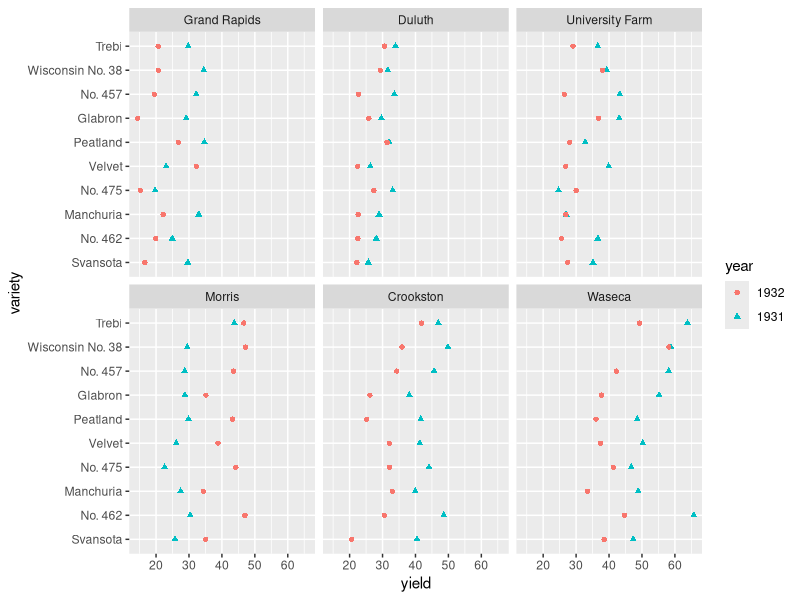
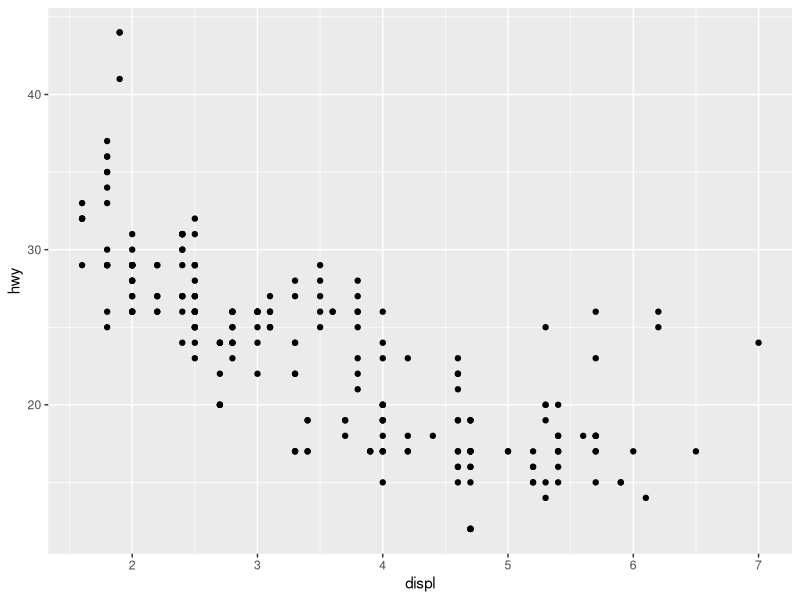
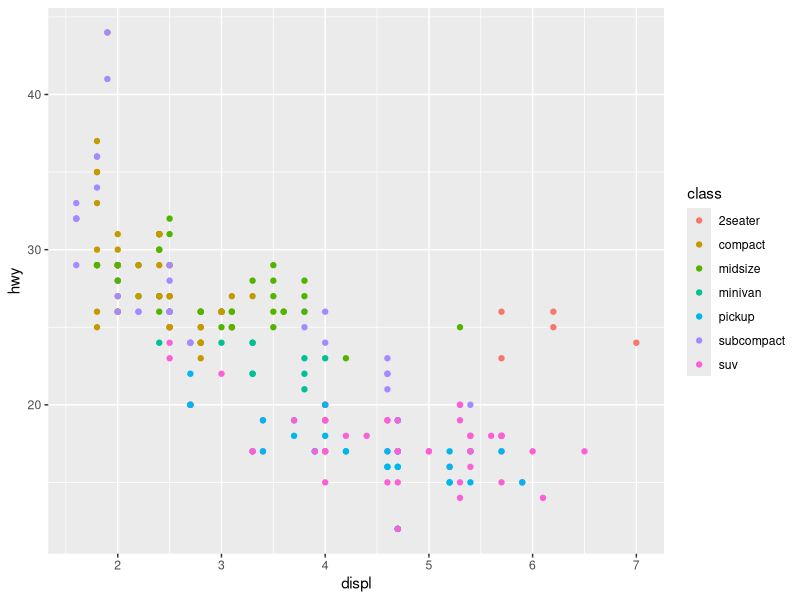
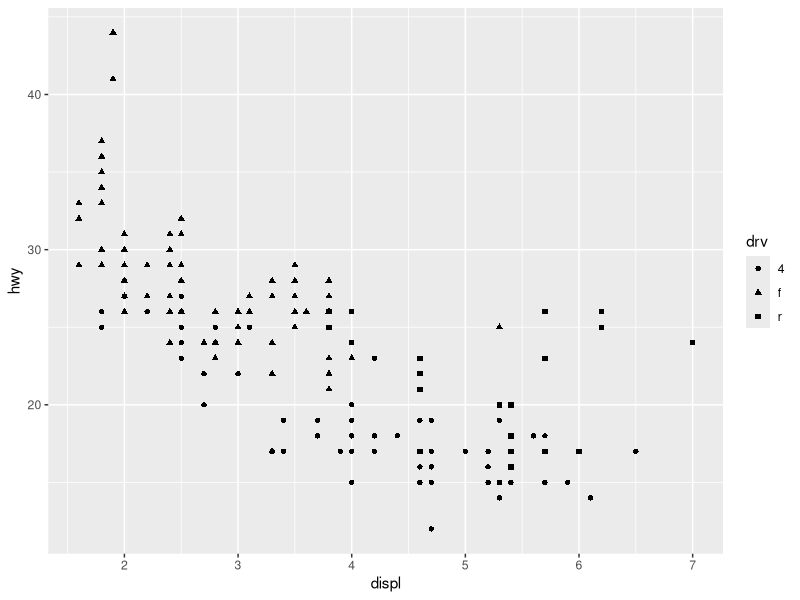
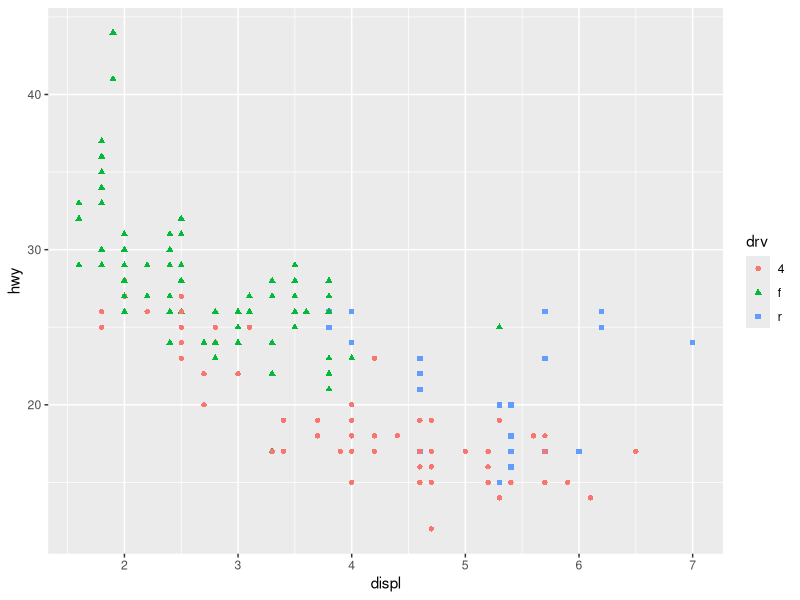
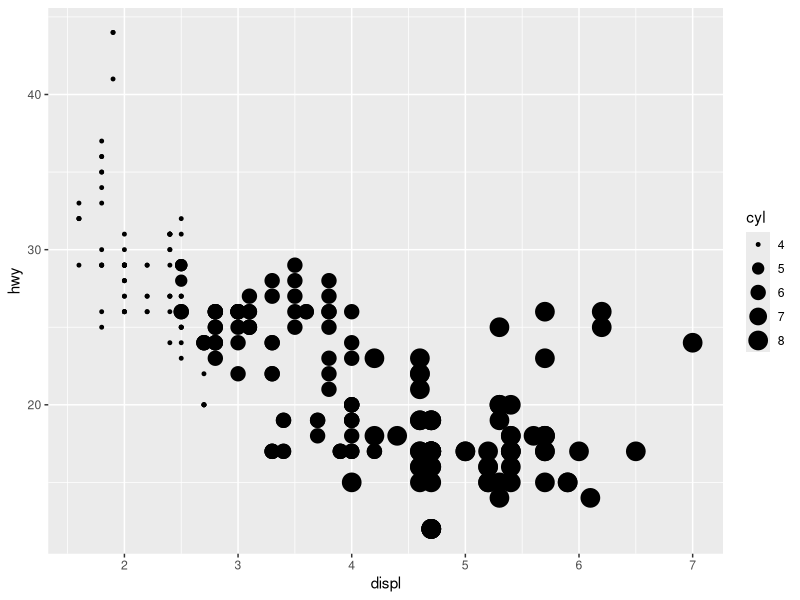
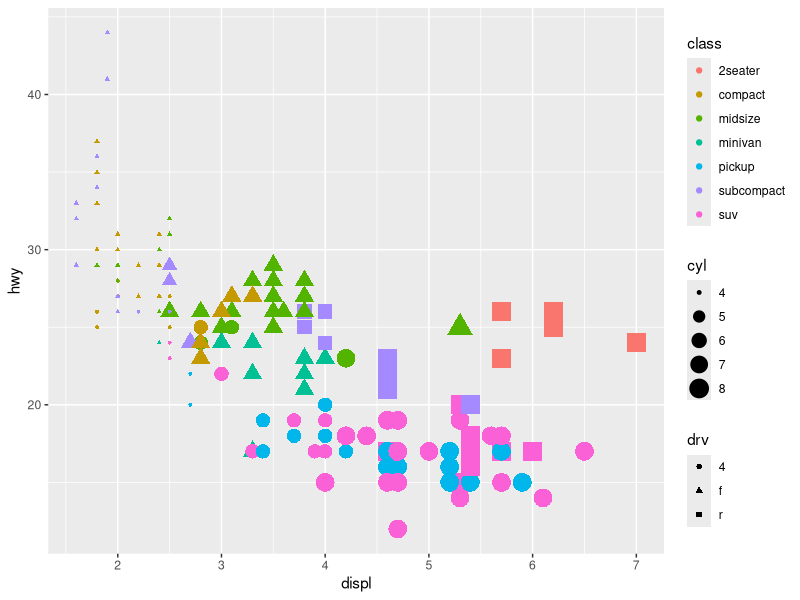
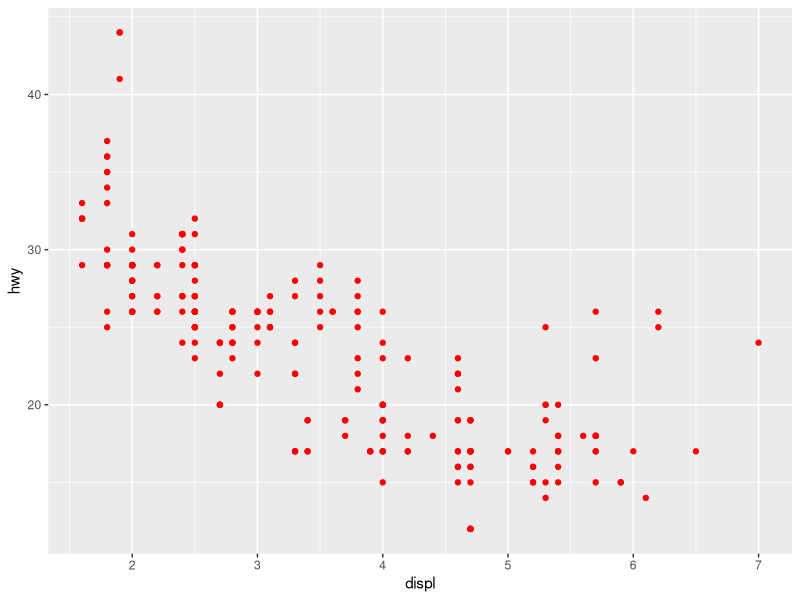

These charts were generated, in order, by the following R code: (Note: this script raises an error after producing the figures.)
## ---- chunk 1
library(tidyverse)
data(barley, package="lattice")
## ---- chunk 2
barley %>%
  ggplot(mapping=aes(x=yield, y=variety, color=year, shape=year)) +
  geom_point() +
  facet_wrap(vars(site))
## ---- chunk 3
library(tidyverse)
ggplot(data = mpg) +
  geom_point(mapping = aes(x = displ, y = hwy))
## ---- chunk 4
ggplot(data = mpg) +
  geom_point(mapping = aes(x = displ, y = hwy, color = class))
## ---- chunk 5
ggplot(data = mpg) +
  geom_point(mapping = aes(x = displ, y = hwy, shape = drv))
## ---- chunk 6
ggplot(data = mpg) +
  geom_point(mapping = aes(x = displ, y = hwy, shape = drv, color = drv))
## ---- chunk 7
ggplot(data = mpg) +
  geom_point(mapping = aes(x = displ, y = hwy, size = cyl))
## ---- chunk 8
ggplot(data = mpg) +
  geom_point(mapping = aes(x = displ, y = hwy, color = class, shape = drv, size = cyl))
## ---- chunk 9
ggplot(data = mpg) +
  geom_point(mapping = aes(x = displ, y = hwy), color = "red")
## ---- chunk 10
knitr::include_graphics("Figure/shape.png")
## ---- chunk 11
ggplot(data = mpg) +
  geom_point(mapping = aes(x = displ, y = hwy), color = "blue", size = 2, 
             shape = 21, fill = "red", stroke = 1)
## ---- chunk 12
ggplot(data = mpg) +
  geom_point(mapping = aes(x = displ, y = hwy, color = "blue"))
## ---- chunk 13
ggplot(data=mpg) +
  geom_point(mapping=aes(x=displ,y=hwy)) +
  facet_wrap(vars(class))
## ---- chunk 14
mpg %>% 
  filter(class != "2seater") %>% 
  ggplot() +
  geom_point(aes(x = displ, y = hwy)) +
  facet_wrap(vars(class), ncol = 2)
## ---- chunk 15
mpg %>% 
  filter(class != "2seater") %>% 
  ggplot() +
  geom_point(aes(x = displ, y = hwy)) +
  facet_wrap(vars(class), ncol = 2, dir = "v")
## ---- chunk 16
my_plot <- mpg %>%
  filter(cyl != 5, drv != "r") %>%
  ggplot() +
  geom_point(aes(x = displ, y = hwy))
## ---- chunk 17
my_plot + 
  facet_grid(rows = vars(drv))
## ---- chunk 18
my_plot + 
  facet_grid(cols = vars(cyl))
## ---- chunk 19
my_plot + 
  facet_grid(rows = vars(drv), 
             cols = vars(cyl))
## ---- chunk 20
my_plot + 
  facet_grid(rows = vars(drv), 
             cols = vars(cyl),
             scales = "free")
## ---- chunk 21
my_plot +
  facet_wrap(vars(drv, cyl),
             scales = "free")
## ---- chunk 22
air_1 <- airquality %>%
  mutate(Wind_d = cut_number(Wind, n = 4)) 
## ---- chunk 23
air_1 %>%
  ggplot() + 
  geom_point(aes(x = Solar.R, y = Ozone)) +
  facet_wrap(vars(Wind_d))
## ---- chunk 24
air_1 %>%
  ggplot() +
  geom_point(aes(x=Solar.R, y=Ozone, 
                 color=Wind_d,
                 size=Wind_d))
## ---- chunk 25
ggplot(mpg) +
  geom_point(aes(x = displ, y = hwy))
## ---- chunk 26
ggplot(mpg) +
  geom_smooth(aes(x = displ, y = hwy))
## ---- chunk 27
ggplot(mpg, aes(x = displ, y = hwy)) +  # 글로벌 매핑
  geom_point() +
  geom_smooth()
## ---- chunk 28
ggplot(mpg, aes(x = displ, y = hwy, color = drv)) +
  geom_point() +
  geom_smooth(se = FALSE)
## ---- chunk 29
ggplot(mpg, aes(x = displ, y = hwy)) +
  geom_point(aes(color = drv)) +
  geom_smooth(se = FALSE)
## ---- chunk 30
ggplot(mpg, aes(x = displ, y = hwy)) +
  geom_point(aes(color = drv), size=2) +
  geom_smooth(aes(linetype = drv), se = FALSE)
## ---- chunk 31
ggplot(mpg, aes(x = displ, y = hwy)) +
  geom_point(aes(color = drv), size = 2) +
  geom_smooth(data = filter(mpg, drv == "4"),
              se = FALSE, color = "red")
## ---- chunk 32
p1 <- ggplot(mpg, aes(x = displ, y = cty)) +
  geom_point()
p1
## ---- chunk 33
mpg %>% 
  slice_max(cty, n = 2) %>% 
  select(manufacturer, model, cty)
## ---- chunk 34
p1 + geom_text(data = slice_max(mpg, cty, n = 2), 
               aes(label = paste(manufacturer, model)))
## ---- chunk 35
p1 + geom_text(data = slice_max(mpg, cty, n = 2), 
               aes(label = paste(manufacturer, model)),
               nudge_x = 0.3, nudge_y = 1)
## ---- chunk 36
p1 + geom_text(data = slice_max(mpg, cty, n = 2), 
               aes(label = paste(manufacturer, model)),
               hjust = "left", vjust = "top")
## ---- chunk 37
p2 <- ggplot(mpg, aes(x = displ, y = hwy)) + 
  geom_point()
p2
## ---- chunk 38
mpg %>% 
  filter(hwy > 40) %>% 
  select(manufacturer, model, hwy)
## ---- chunk 39
p2 + geom_text(data = slice_max(mpg, hwy, n = 3),
               aes(label = paste(manufacturer, model)),
               hjust = "left", vjust = "top")
## ---- chunk 40
p2 + geom_text(data = slice_max(mpg, hwy, n = 3),
               aes(label = paste(manufacturer, model)),
               hjust = "left", vjust = "top",
               check_overlap = TRUE)
## ---- chunk 41
ggplot(mpg, aes(x = displ, y = hwy)) +
  geom_point() +
  geom_smooth(aes(color = "lm"), 
              method = "lm", se = FALSE, size = 1.2) +
  geom_smooth(aes(color = "loess"), 
              method = "loess", se = FALSE, size = 1.2) +
  labs(x = "Engine displacement", y = "Highway MPG", color = NULL,
       title = "Scatter plot with regression lines") +
  theme(legend.position = "bottom")
## ---- chunk 42
ggplot(mpg, aes(x = trans)) +
  stat_count()
## ---- chunk 43
ggplot(mpg) +
  geom_bar(aes(x = trans, y = after_stat(prop)))
## ---- chunk 44
ggplot(mpg) +
  geom_bar(aes(x = trans, y = after_stat(prop), group = 1))

## ---- chunk 45
mpg_am <- mpg %>%
  mutate(am = substr(trans, 1, nchar(trans)-4)) %>%
  count(am)
mpg_am
## ---- chunk 46
ggplot(mpg_am) +
  geom_bar(aes(x = am, y = n), stat = "identity")
## ---- chunk 47
ggplot(mpg, aes(x = cty, y = hwy)) +
  geom_point()
## ---- chunk 48
ggplot(mpg, aes(x = cty, y = hwy)) +
  geom_point(position = "jitter")
## ---- chunk 49
ggplot(mpg,  aes(x = cty, y = hwy))+
  geom_jitter(width = 0.4, height = 0.05) 
## ---- chunk 50
ggplot(mpg,  aes(x = cty, y = hwy))+
  geom_jitter(width = 0.05, height = 0.4) 
## ---- chunk 51
mpg_1 <- mpg %>% 
  mutate(am = substr(trans, 1, nchar(trans)-4)) %>%
  filter(cyl != 5)
## ---- chunk 52
p_1 <- ggplot(mpg_1, aes(x = as.factor(cyl), fill = am)) + 
  xlab("Number of Cylinders") 
## ---- chunk 53
p_1 + geom_bar()
## ---- chunk 54
p_1 + geom_bar(position = "dodge")
## ---- chunk 55
p_1 + geom_bar(position = "dodge2")
## ---- chunk 56
p_1 + geom_bar(position = "fill")
## ---- chunk 57
ggplot(mpg_1,  aes(x = as.factor(cyl), y = hwy)) +
  geom_boxplot() +
  xlab("Number of Cylinders")
## ---- chunk 58
ggplot(mpg_1,  aes(x = as.factor(cyl), y = hwy)) +
  geom_boxplot(aes(fill = am)) +
  xlab("Number of Cylinders")
## ---- chunk 59
ggplot(mpg_1, aes(x = as.factor(cyl), y = hwy)) +
  geom_boxplot() +
  facet_wrap(vars(am)) +
  xlab("Number of Cylinders") 
## ---- chunk 60
p <- ggplot(mpg,  aes(x = displ, y = hwy)) +
  geom_point() + 
  geom_smooth()
## ---- chunk 61
p + 
  scale_x_continuous(limits = c(3, 6))
## ---- chunk 62
p + 
  coord_cartesian(xlim=c(3,6)) +
  xlab("Engine Displacement")
## ---- chunk 63
p1 <- ggplot(mpg, aes(x = class, y = hwy)) +
  geom_boxplot()
p1
## ---- chunk 64
p1 + coord_flip()
## ---- chunk 65
ggplot(mpg, aes(x = "", y = hwy)) +
  geom_boxplot() +
  xlab(NULL)
## ---- chunk 66
ggplot(mpg, aes(x = hwy, y = "")) +
  geom_boxplot() +
  ylab(NULL)
## ---- chunk 67
b1 <- ggplot(mpg, aes(x = class, fill = class)) +
  geom_bar(show.legend = FALSE, width = 1) +
  labs(x = NULL, y = NULL)
b1
## ---- chunk 68
b1 + coord_polar()
## ---- chunk 69
b2 <-  ggplot(mpg, aes(x = "", fill = class)) +
  geom_bar(width = 1) +
  labs(x = NULL, y = NULL)
b2
## ---- chunk 70
b2 + coord_polar()
## ---- chunk 71
b2 + coord_polar(theta = "y")
## ---- chunk 72
b2 + 
  coord_polar(theta = "y") +
  theme_void()
## ---- chunk 73
knitr::include_graphics("Figure/ggplot_ex_1_1.png")
## ---- chunk 74
knitr::include_graphics("Figure/ggplot_ex_1_2.png")
## ---- chunk 75
mpg %>% 
  select(where(is.character)) %>% 
  print(n = 3)
## ---- chunk 76
mpg %>% 
  select(where(is.character)) %>%
  mutate(across(-(1:2), as.factor)) %>% 
  print(n = 3)
## ---- chunk 77
mpg %>% 
  mutate(across(where(is.character), as.factor)) %>% 
  count(trans)
## ---- chunk 78
mpg_am <- mpg %>% 
  mutate(trans = case_when(
    substr(trans, 1, 1) == "m" ~ "Manual",
    substr(trans, 6, 6) == "l" ~ "Auto-T1",
    TRUE ~ "Auto-T2"
  ))

mpg_am %>% 
  ggplot(aes(x = trans)) +
  geom_bar(fill = "steelblue") +
  labs(y = NULL, x = "Type of transmission") 
## ---- chunk 79
bar1 <- mpg_am %>% 
  filter(cyl != 5) %>% 
  mutate(cyl = as.factor(cyl)) %>% 
  ggplot(aes(x = trans, fill = cyl)) +
  labs(y = NULL, x = "Type of transmission")
## ---- chunk 80
bar1 +
  geom_bar() 
## ---- chunk 81
bar1 +
  geom_bar(position = "dodge") 
## ---- chunk 82
mpg_am %>% 
  filter(cyl != 5) %>% 
  mutate(cyl = as.factor(cyl)) %>%
  ggplot(aes(x = cyl, y = after_stat(prop), group = 1)) +
  geom_bar(fill = "steelblue") +
  facet_wrap(vars(trans)) +
  labs(y = "Proportion", x = "Number of Cylinders")  
## ---- chunk 83
mpg %>% 
  filter(cyl != 5) %>% 
  mutate(cyl = as.factor(cyl)) %>%
  ggplot(aes(y = cyl, x = hwy)) +
  geom_boxplot() + 
  labs(x = "Highway MPG", y = "Number of Cylinders")  
## ---- chunk 84
box1 <- mpg %>% 
  filter(cyl != 5) %>% 
  mutate(cyl = as.factor(cyl),
         drv = if_else(drv == "4", "4WD", "F or R")) %>%
  ggplot(aes(x = cyl, y = hwy)) + 
  labs(y = "Highway MPG", x = "Number of Cylinders") 
## ---- chunk 85
box1 +
  geom_boxplot(aes(fill = drv))
## ---- chunk 86
box1 + 
  geom_boxplot() +
  facet_wrap(vars(drv))
## ---- chunk 87
mpg %>% 
  slice_max(hwy-cty) %>% 
  select(1:2, 8:9)
## ---- chunk 88
mpg %>% 
  slice_min(hwy-cty) %>% 
  select(1:2, 8:9)
## ---- chunk 89
mpg %>% 
  ggplot(aes(x = displ, y = hwy)) +
  geom_jitter() +
  geom_text(data = slice_max(mpg, hwy - cty),
            aes(label = paste(manufacturer, model)),
                color = "red") +
  geom_text(data = slice_min(mpg, hwy - cty),
            aes(label = paste(manufacturer, model)),
            color = "blue",
            check_overlap = TRUE) +
  labs(x = "Engine displacement", y = "Highway MPG") 
## ---- chunk 90
mpg_avg <- mpg %>% 
  mutate(avg_mpg = (cty + hwy)/2)

mpg_avg %>% 
  slice_max(avg_mpg) %>% 
  select(1:2, 8:9)
## ---- chunk 91
mpg_avg %>% 
  ggplot(aes(x = displ, y = avg_mpg)) +
  geom_jitter() +
  geom_text(data = slice_max(mpg_avg, avg_mpg, n = 3),
            aes(label = paste(manufacturer, model)),
            color = "midnightblue",
            hjust = "left") +
  labs(x = "Engine displacement", y = "Average MPG")  
## ---- chunk 92
mpg_avg %>% 
  ggplot(aes(x = displ, y = avg_mpg)) +
  geom_point() +
  geom_smooth(aes(color = "Loess using all data"),
              method = "loess", se = FALSE) +
  geom_smooth(data = mpg_avg %>% 
                arrange(desc(avg_mpg)) %>% 
                slice(-(1:3)),
              aes(color = "LM Excluding extreme data"),
              method = "lm", se = FALSE) +
  labs(x = "Engine displacement", y = "Average MPG", color = NULL) +
  theme(legend.position = "top")
## ---- chunk 93
data(Cars93, package = "MASS")
Cars93 %>% 
  as_tibble() %>% 
  print(n = 3, width = Inf)
## ---- chunk 94
Cars93 %>% 
  as_tibble() %>% 
  select(where(is.factor)) %>% 
  print(n = 3, width = Inf)
## ---- chunk 95
Cars93 %>% 
  count(Manufacturer, sort = TRUE) %>% 
  slice_head(n = 5)

Cars93 %>% 
  filter(Manufacturer == "Hyundai") %>% 
  select(Model)
## ---- chunk 96
Cars93 %>% 
  select(-c(1, 2, length(Cars93))) %>% 
  summarise(across(where(is.factor), nlevels))
## ---- chunk 97
Cars93 %>% count(Cylinders)
## ---- chunk 98
Cars93 %>% count(Origin)
## ---- chunk 99
Cars93 %>% 
  filter(Cylinders %in% c(4, 6, 8)) %>% 
  count(Cylinders) %>% 
  ggplot(aes(x = Cylinders, y = n)) +
  geom_bar(stat = "identity", fill = "steelblue") +
  geom_text(aes(label = n), 
            vjust = "bottom", size = 5, color = "red") +
  ylim(0,55) + ylab(NULL)
## ---- chunk 100
Cars93 %>% 
  filter(Cylinders %in% c(4, 6, 8)) %>% 
  ggplot(aes(x = Cylinders, fill = Origin)) +
  geom_bar(position = "fill") +
  ylab("Proportion")  
## ---- chunk 101
Cars93 %>% 
  filter(Cylinders %in% c(4, 6, 8)) %>% 
  ggplot(aes(x = Cylinders, y = after_stat(prop), group = 1)) +
  geom_bar(fill = "midnightblue") +
  facet_wrap(vars(Origin)) + ylab("Proportion")  
## ---- chunk 102
ex8 <- Cars93 %>% 
  summarise(across(where(is.numeric), mean)) %>% 
  t()
colnames(ex8) <- c("Mean")
ex8
## ---- chunk 103
Cars93 %>% 
  select(where(~ any(is.na(.x))) & where(is.numeric)) %>% 
  summarise(across(.fns = list(Mean = ~ mean(.x, na.rm = TRUE),
                        Num.NA = ~sum(is.na(.x)))
                   )
            )
## ---- chunk 104
Cars93 %>% 
  filter(Cylinders %in% c(4, 6, 8)) %>% 
  ggplot(aes(x = Cylinders, y = Price)) + 
  geom_boxplot() 
## ---- chunk 105
Cars93 %>% 
  mutate(Diff.Price = Max.Price - Min.Price) %>% 
  ggplot(aes(x = Diff.Price, y = Price)) +
  geom_point() +
  geom_text(data = mutate(Cars93, Diff.Price = Max.Price - Min.Price) %>% 
                            slice_max(Diff.Price),
            aes(label = paste(Manufacturer, Model)),
            vjust = "top", hjust = "right", color = "red"
  ) +
  labs(x = "Difference of Max.Price and Min.Price")  
## ---- chunk 106
Cars93 %>% 
  ggplot(aes(x = Price, y = MPG.city)) +
  geom_point() +
  geom_text(data = filter(Cars93, Price > 42 | MPG.city > 35),
            aes(label = paste(Manufacturer, Model)),
            vjust = "top", nudge_x = -2, color = "red") +
  labs(x = "Midrange Price (in $1,000)", y = "City MPG")  
## ---- chunk 107
Cars93 %>% 
  filter(Price <= 42,  MPG.city <= 35) %>% 
  ggplot(aes(x = Price, y = MPG.city)) +
  geom_point(data = Cars93) +
  geom_smooth(aes(color = "loess"), se = FALSE) +
  geom_smooth(aes(color = "lm"), method = "lm", se = FALSE) +
  labs(color = NULL, x = "Midrange Price (in $1,000)", y = "City MPG")  
